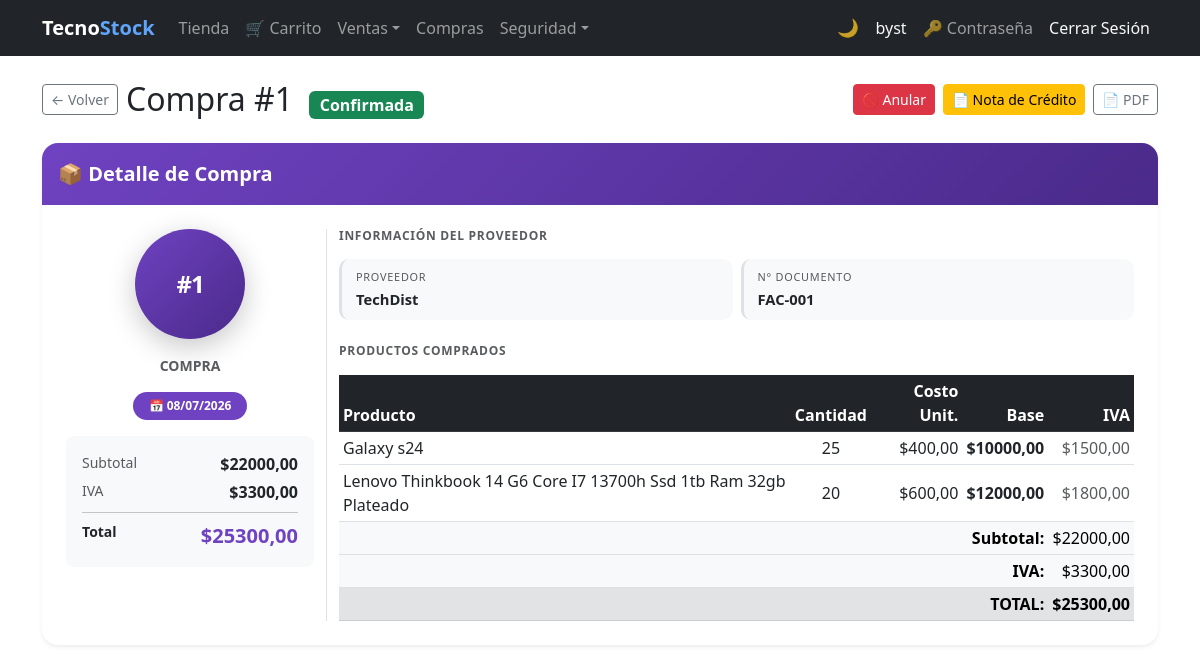
The page /purchases/1/ (signed in) on the database its author committed.
### purchasing/models.py (models this page shows, shortened)
class Purchase(models.Model):
    BORRADOR   = 0
    CONFIRMADA = 1
    ANULADA    = 2
    ESTADO_CHOICES = [
        (BORRADOR,   'Borrador'),
        (CONFIRMADA, 'Confirmada'),
        (ANULADA,    'Anulada'),
    ]
    supplier        = models.ForeignKey(
                          Supplier, on_delete=models.PROTECT,
                          related_name='purchases', verbose_name='Proveedor')
    document_number = models.CharField(max_length=20, verbose_name='N° Documento')
    purchase_date   = models.DateField(auto_now_add=True, verbose_name='Fecha')
    subtotal        = models.DecimalField(max_digits=12, decimal_places=2, default=0, verbose_name='Subtotal')
    tax             = models.DecimalField(max_digits=12, decimal_places=2, default=0, verbose_name='IVA')
    total           = models.DecimalField(max_digits=12, decimal_places=2, default=0, verbose_name='Total')
    estado          = models.PositiveSmallIntegerField(
                          choices=ESTADO_CHOICES, default=BORRADOR, verbose_name='Estado')
    is_active       = models.BooleanField(default=True, verbose_name='Activo')
    class Meta:
        verbose_name        = 'Compra'
        verbose_name_plural = 'Compras'
        ordering = ['-purchase_date', '-id']
        constraints = [
            models.UniqueConstraint(
                fields=['document_number', 'supplier'],
                name='unique_purchase_per_supplier'
            )
        ]
    @property
    def can_confirm(self):    return self.estado == self.BORRADOR
    @property
    def can_edit(self):       return self.estado == self.BORRADOR
    @property
    def can_delete(self):     return self.estado == self.BORRADOR
    @property
    def can_cancel(self):     return self.estado == self.CONFIRMADA
    @property
    def can_credit_note(self):return self.estado == self.CONFIRMADA
    @property
    def estado_badge_class(self):
        return {
            self.BORRADOR:   'bg-secondary',
            self.CONFIRMADA: 'bg-success',
            self.ANULADA:    'bg-danger',
        }.get(self.estado, 'bg-secondary')

class PurchaseDetail(models.Model):
    purchase   = models.ForeignKey(
                     Purchase, on_delete=models.CASCADE,
                     related_name='details', verbose_name='Compra')
    product    = models.ForeignKey(
                     Product, on_delete=models.PROTECT,
                     related_name='purchase_details', verbose_name='Producto')
    quantity   = models.PositiveIntegerField(verbose_name='Cantidad')
    unit_cost  = models.DecimalField(max_digits=12, decimal_places=2, verbose_name='Costo Unitario')
    subtotal   = models.DecimalField(max_digits=12, decimal_places=2, default=0, verbose_name='Subtotal')
    tax_amount = models.DecimalField(max_digits=12, decimal_places=2, default=0, verbose_name='IVA')
    class Meta:
        verbose_name        = 'Detalle de Compra'
        verbose_name_plural = 'Detalles de Compra'

### billing/models.py (models this page shows, shortened)
class Supplier(models.Model):
    name = models.CharField(max_length=200, verbose_name='Company Name')
    contact_name = models.CharField(max_length=200, blank=True, null=True)
    email = models.EmailField(blank=True, null=True)
    phone = models.CharField(max_length=20, blank=True, null=True)
    address = models.TextField(blank=True, null=True)
    photo = models.ImageField(upload_to='suppliers/', blank=True, null=True, verbose_name='Logo')
    is_active = models.BooleanField(default=True)
    created_at = models.DateTimeField(auto_now_add=True)
    updated_at = models.DateTimeField(auto_now=True)
    class Meta:
        verbose_name = 'Supplier'
        verbose_name_plural = 'Suppliers'
        ordering = ['name']

class Product(models.Model):
    name = models.CharField(max_length=200, verbose_name='Product Name')
    description = models.TextField(blank=True, null=True)
    brand = models.ForeignKey(Brand, on_delete=models.PROTECT, related_name='products')
    group = models.ForeignKey(ProductGroup, on_delete=models.PROTECT, related_name='products')
    suppliers = models.ManyToManyField(Supplier, related_name='products', blank=True)
    photo      = models.ImageField(upload_to='products/', blank=True, null=True, verbose_name='Foto')
    unit_price = models.DecimalField(max_digits=12, decimal_places=2)
    tax_rate   = models.DecimalField(
                     max_digits=5, decimal_places=4, default=Decimal('0.15'),
                     verbose_name='Tasa IVA',
                     validators=[MinValueValidator(Decimal('0')), MaxValueValidator(Decimal('1'))],
                 )
    stock = models.IntegerField(default=0)
    is_active = models.BooleanField(default=True)
    created_at = models.DateTimeField(auto_now_add=True)
    updated_at = models.DateTimeField(auto_now=True)
    class Meta:
        verbose_name = 'Product'
        verbose_name_plural = 'Products'
        ordering = ['name']

### purchasing/views.py (the view)
# urls.py: path('<int:pk>/',             views.purchase_detail,             name='purchase_detail'),
@roles_required(*_PURCHASING_ROLES)
def purchase_detail(request, pk):
    purchase = get_object_or_404(
        Purchase.objects.select_related('supplier')
                        .prefetch_related('details__product', 'credit_notes'),
        pk=pk
    )
    return render(request, 'purchasing/purchase_detail.html', {'purchase': purchase})

### security/templatetags/security_tags.py (called while the page is built)
@register.filter(name='has_group')
def has_group(user, group_name):
    if not user.is_authenticated:
        return False
    if user.is_superuser:  # el superusuario ve todo
        return True
    return user.groups.filter(name=group_name).exists()

### purchasing/templates/purchasing/purchase_detail.html (shortened to what this page needs)
{% extends 'billing/base.html' %}
{% block content %}
<div class="d-flex flex-wrap align-items-center gap-2 mb-4">
  <a href="{% url 'purchasing:purchase_list' %}" class="btn btn-outline-secondary btn-sm">&#8592; Volver</a>
  <h2 class="mb-0 me-auto">
    Compra #{{ purchase.id }}
    <span class="badge {{ purchase.estado_badge_class }} fs-6 ms-2">{{ purchase.get_estado_display }}</span>
  </h2>
  {% if purchase.can_cancel %}
    <a href="{% url 'purchasing:purchase_cancel' purchase.pk %}"
       class="btn btn-danger btn-sm">&#128683; Anular</a>
  {% endif %}
  {% if purchase.can_credit_note %}
    <a href="{% url 'purchasing:supplier_credit_note_create' purchase.pk %}"
       class="btn btn-warning btn-sm">&#128196; Nota de Crédito</a>
  {% endif %}
  <a href="{% url 'purchasing:purchase_pdf' purchase.pk %}" class="btn btn-outline-secondary btn-sm" title="Descargar PDF">&#128196; PDF</a>
</div>
<div class="card border-0 shadow-sm rounded-4 overflow-hidden mb-4">
  <div class="card-header border-0 py-3 pur-card-header">
    <span class="text-white fw-bold fs-5">&#128230; Detalle de Compra</span>
  </div>
  <div class="card-body p-4">
    <div class="row g-4">
      <div class="col-md-3 text-center border-end pb-4 pb-md-0">
        <div class="dm-avatar pur-avatar mx-auto mb-3">#{{ purchase.id }}</div>
        <p class="text-muted small fw-semibold text-uppercase mb-3">Compra</p>
        <div class="mb-3">
          <span class="badge rounded-pill px-3 py-2" style="background:#6f42c1;color:#fff;">
            &#128197;&nbsp;{{ purchase.purchase_date|date:"d/m/Y" }}
          </span>
        </div>
        <div class="pur-summary-box rounded-3 p-3 text-start mt-3">
          <div class="d-flex justify-content-between mb-1">
            <small class="text-muted">Subtotal</small>
            <span class="fw-semibold">${{ purchase.subtotal }}</span>
          </div>
          <div class="d-flex justify-content-between mb-1">
            <small class="text-muted">IVA</small>
            <span class="fw-semibold">${{ purchase.tax }}</span>
          </div>
          <hr class="my-2">
          <div class="d-flex justify-content-between">
            <small class="fw-bold">Total</small>
            <span class="fw-bold fs-5" style="color:#6f42c1;">${{ purchase.total }}</span>
          </div>
        </div>
      </div>
      <div class="col-md-9">
        <h6 class="text-muted text-uppercase fw-semibold mb-3 dm-section-label">
          Información del Proveedor
        </h6>
        <div class="row g-2 mb-4">
          <div class="col-sm-6">
            <div class="dm-field">
              <small class="dm-label">Proveedor</small>
              <div class="dm-value">{{ purchase.supplier.name }}</div>
            </div>
          </div>
          <div class="col-sm-6">
            <div class="dm-field">
              <small class="dm-label">N° Documento</small>
              <div class="dm-value">{{ purchase.document_number }}</div>
            </div>
          </div>
        </div>
        <h6 class="text-muted text-uppercase fw-semibold mb-3 dm-section-label">
          Productos Comprados
        </h6>
        <div class="table-responsive">
          <table class="table table-sm table-hover align-middle mb-0">
            <thead class="table-dark">
              <tr>
                <th>Producto</th>
                <th class="text-center">Cantidad</th>
                <th class="text-end">Costo Unit.</th>
                <th class="text-end">Base</th>
                <th class="text-end">IVA</th>
              </tr>
            </thead>
            <tbody>
              {% for det in purchase.details.all %}
              <tr>
                <td>{{ det.product.name }}</td>
                <td class="text-center">{{ det.quantity }}</td>
                <td class="text-end">${{ det.unit_cost }}</td>
                <td class="text-end fw-semibold">${{ det.subtotal }}</td>
                <td class="text-end text-muted">${{ det.tax_amount }}</td>
              </tr>
              {% empty %}
              <tr>
                <td colspan="5" class="text-center text-muted">Sin líneas de detalle.</td>
              </tr>
              {% endfor %}
            </tbody>
            <tfoot class="table-light">
              <tr>
                <td colspan="4" class="text-end fw-semibold">Subtotal:</td>
                <td class="text-end">${{ purchase.subtotal }}</td>
              </tr>
              <tr>
                <td colspan="4" class="text-end fw-semibold">IVA:</td>
                <td class="text-end">${{ purchase.tax }}</td>
              </tr>
              <tr class="table-secondary">
                <td colspan="4" class="text-end fw-bold fs-6">TOTAL:</td>
                <td class="text-end fw-bold fs-6">${{ purchase.total }}</td>
              </tr>
            </tfoot>
          </table>
        </div>
      </div>
    </div>
  </div>
</div>
{% endblock %}

### billing/templates/billing/base.html (shortened to what this page needs)
{% load security_tags %}
<!DOCTYPE html>
<html lang="es">
<head>
  <link href="https://cdn.jsdelivr.net/npm/bootstrap@5.3.0/dist/css/bootstrap.min.css" rel="stylesheet">
</head>
<body>
<nav class="navbar navbar-expand-lg navbar-dark bg-dark">
  <div class="container">
    <a class="navbar-brand fw-bold" href="{% url 'billing:home' %}">Tecno<span class="nav-brand-accent">Stock</span></a>
    <div class="collapse navbar-collapse" id="nav">
      <ul class="navbar-nav me-auto">
        {% if user.is_authenticated %}
        {% if user|has_group:'Cliente' %}
        <li class="nav-item"><a class="nav-link" href="{% url 'store:catalog' %}">Tienda</a></li>
        <li class="nav-item"><a class="nav-link" href="{% url 'store:cart' %}">&#128722; Carrito</a></li>
        {% endif %}
        <li class="nav-item dropdown">
          <a class="nav-link dropdown-toggle" href="#" role="button" data-bs-toggle="dropdown" aria-expanded="false">Ventas</a>
        </li>
        {% if user|has_group:'Analista de Compras' or user|has_group:'Administrador' or not user|has_any_group %}
        <li class="nav-item"><a class="nav-link" href="{% url 'purchasing:purchase_list' %}">Compras</a></li>
        {% endif %}
        {% if user|has_group:'Administrador' %}
        <li class="nav-item dropdown">
          <a class="nav-link dropdown-toggle" href="#" role="button" data-bs-toggle="dropdown" aria-expanded="false">Seguridad</a>
        </li>
        {% endif %}
        {% endif %}
      </ul>
      <ul class="navbar-nav align-items-center">
        <li class="nav-item"><button type="button" class="theme-toggle-btn" id="theme-toggle" onclick="toggleTheme()" title="Cambiar tema claro / oscuro"><span id="theme-icon">&#127769;</span></button></li>
        <li class="nav-item">{% if user.is_authenticated %}<a class="nav-link text-light" href="{% url 'billing:dashboard' %}">{{ user.username }}</a>{% endif %}</li>
        <li class="nav-item">{% if user.is_authenticated %}<a class="nav-link" href="{% url 'password_change' %}" title="Cambiar contraseña">&#128273; Contraseña</a>{% endif %}</li>
        <li class="nav-item">{% if user.is_authenticated %}<form method="post" action="{% url 'logout' %}" class="d-inline">{% csrf_token %}<button type="submit" class="nav-link btn btn-link text-light btn-nav-link">Cerrar Sesión</button></form>{% else %}<a class="nav-link" href="{% url 'login' %}">Iniciar Sesión</a>{% endif %}</li>
      </ul>
    </div>
  </div>
</nav>
<div class="container mt-4">
  {% block content %}{% endblock %}
</div>
</body>
</html>

### billing/templates/billing/base.html (style rules this page uses)
.dm-avatar { width: 110px; height: 110px; border-radius: 50%; display: flex; align-items: center; justify-content: center; margin: 0 auto 12px; font-size: 2.2rem; font-weight: 800; color: #fff; box-shadow: 0 8px 28px rgba(0,0,0,.22); letter-spacing: -1px; -webkit-user-select: none; user-select: none; }
.dm-field { background: var(--bs-tertiary-bg); border-radius: 10px; padding: 10px 14px; border-left: 3px solid var(--bs-border-color); height: 100%; transition: border-color .2s; }
.dm-label { font-size: .68rem; text-transform: uppercase; letter-spacing: .07em; color: var(--bs-secondary-color); display: block; margin-bottom: 3px; }
.dm-value { font-size: .92rem; font-weight: 600; color: var(--bs-body-color); word-break: break-word; }
.dm-section-label { letter-spacing: .06em; font-size: .75rem; }
.btn-nav-link { text-decoration: none; }
.nav-brand-accent { color: #60a5fa; }
.theme-toggle-btn { background: none; border: none; cursor: pointer; font-size: 1.1rem; line-height: 1; padding: .375rem .5rem; border-radius: .375rem; transition: background .2s; color: rgba(255,255,255,.75); }

### purchasing/templates/purchasing/purchase_detail.html (style rules this page uses)
.pur-card-header { background: linear-gradient(135deg,#6f42c1 0%,#4a2a8a 100%); }
.pur-avatar { background: linear-gradient(135deg,#6f42c1,#4a2a8a); font-size:1.5rem; }
.pur-summary-box { background: var(--bs-tertiary-bg); }

### rows shown on the page
Purchase: id "1", estado "Confirmada", purchase_date "08/07/2026", subtotal "22000,00", tax "3300,00", total "25300,00", supplier.name "TechDist", document_number "FAC-001"
PurchaseDetail: product.name "Galaxy s24", quantity "25", unit_cost "400,00", subtotal "10000,00", tax_amount "1500,00"
PurchaseDetail: product.name "Lenovo Thinkbook 14 G6 Core I7 13700h Ssd 1tb Ram 32gb Plateado", quantity "20", unit_cost "600,00", subtotal "12000,00", tax_amount "1800,00"

### other values the page prints
{{ user.username }} "byst"
